Frame 1 (no input): blank canvas, image omitted
Frame 60 (no input): blank canvas, image omitted
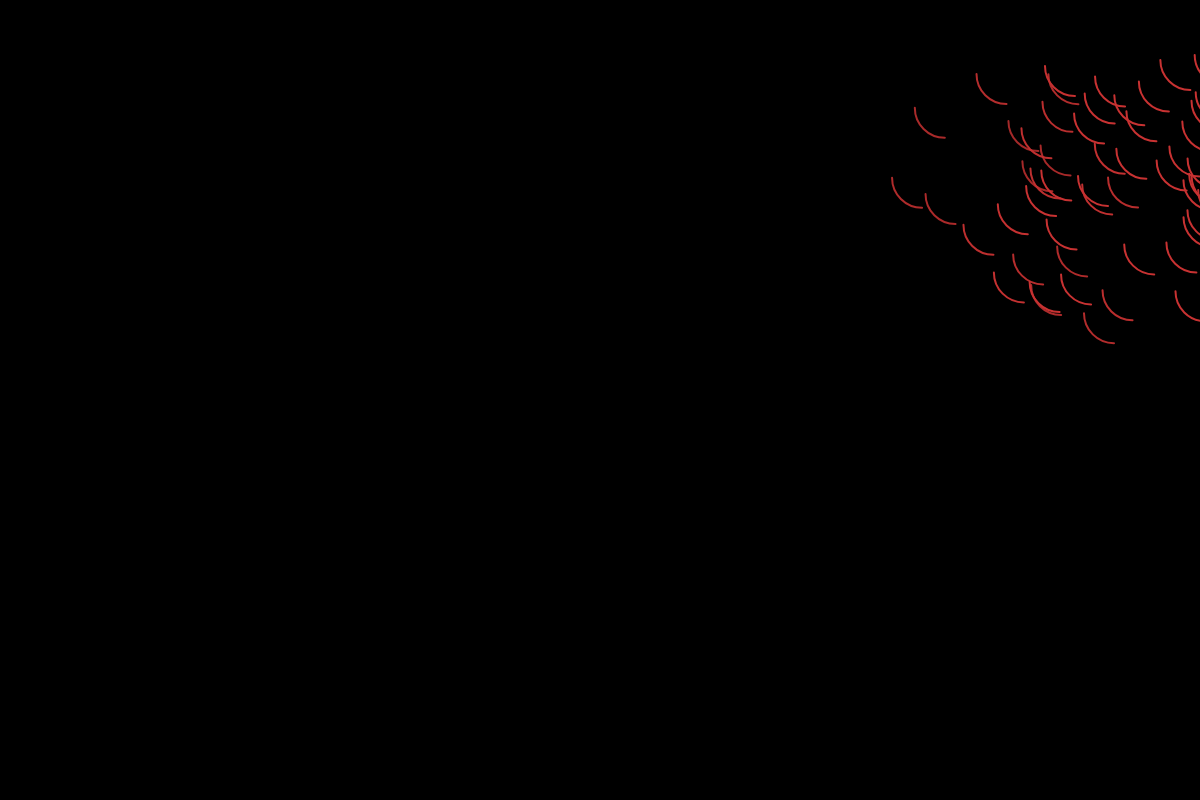
Frame 120 (the mouse pressed at the canvas centre since frame 60)

The p5.js sketch whose frames 1 and 60 were blank and that drew this single picture after the mouse press (run headless with seeded random() and noise() and a simulated clock; from frame 60 on, the mouse is pressed at the canvas centre):

// p5.js sketch
// ── sketch.js
let system;

function setup() {
  createCanvas(1200, 800);
  system = new ParticleSystem(createVector(width + 150, 100));
}

function draw() {
  background(0);
  system.addParticle();
  system.run();
}

class Particle {
  constructor(position) {
    this.acceleration = createVector(-0.05, 0.015);
    this.velocity = createVector(random(-1, 1), random(-1.25, 1.25));
    this.position = position.copy();
    this.lifespan = 450.0;
  }

  run() {
    this.update();
    this.display();
  }

  update() {
    this.velocity.add(this.acceleration);
    this.position.add(this.velocity);
    this.lifespan -= 2;
  }

  display() {
    noFill();
    stroke(200, 50, 50, this.lifespan);
    strokeWeight(2);
    arc(this.position.x, this.position.y, 60, 60, HALF_PI, PI);
  }

  isDead() {
    if (this.lifespan < 0) {
      return true;
    } else {
      return false;
    }
  }
}

class ParticleSystem {
  constructor(position) {
    this.origin = position.copy();
    this.particles = [];
  }

  addParticle() {
    this.particles.push(new Particle(this.origin));
  }

  run() {
    for (var i = this.particles.length - 1; i >= 0; i--) {
      var p = this.particles[i];
      p.run();
      if (p.isDead()) {
        this.particles.splice(i, 1);
      }
    }
  }
}
// ── app.css
html {
  background-color: black;
}

body {
  font-family: 'HelveticaNeue-Light', 'Helvetica Neue Light', 'Helvetica Neue',
    Helvetica, Arial, 'Lucida Grande', sans-serif;
  font-weight: 300;
  font-size: 16px;
  margin: 0;
  padding: 0;
}

a {
  text-decoration: none;
  color: #108db8;
  font-weight: bold;
}

img {
  max-width: 100%;
}

.content {
  padding: 2rem;
  background-color: black;
}

h1 {
  font-family: PlayfairDisplay-Bold;
  font-size: 53px;
  color: rgba(255,255,255,0.75);
  letter-spacing: -0.85px;

  padding: 0;
}

h2 {
  font-family: AvenirNext-Italic;
  font-size: 24px;
  color: rgba(255,255,255,0.75);
  letter-spacing: -0.38px;
}

p {
  font-family: AvenirNext-Regular;
  font-size: 16px;
  color: rgba(255,255,255,0.75);
  letter-spacing: -0.26px;
}

button a {
  text-decoration: none;
  color: inherit;
}
